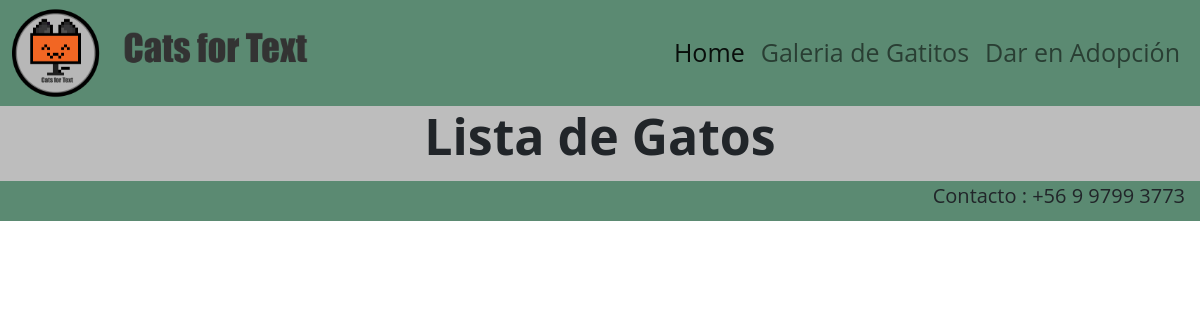
The page /listar_cats on the database as committed earlier.
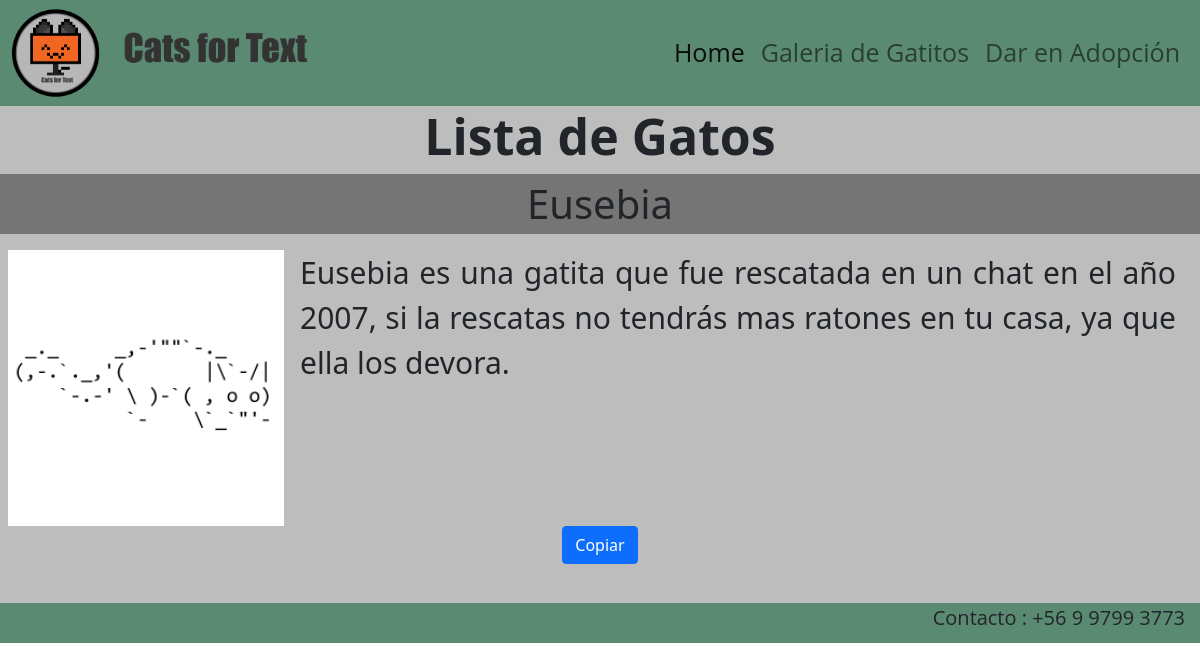
The same page on the database as committed later.
### Registro/models.py (models this page shows, shortened)
class Cats(models.Model):
        name_cat = models.CharField(max_length=30)
        ascii_cat = models.TextField()
        desc_cat = models.CharField(max_length=200)
        imagen_cat = models.ImageField(upload_to="cats", null=True)

### Registro/views.py (the view)
# urls.py: path('listar_cats', views.listar_cats, name="listar_cats"),
def listar_cats(request):
    cats = Cats.objects.all()
    return render(request, "cats/listar_cats.html", {'cats': cats})

### Registro/templates/cats/listar_cats.html (shortened to what this page needs)
{% extends 'cats/base.html' %}
{% load static %}
{% block css %}
<link rel="stylesheet" href="{% static 'cats/css/listar_cats.css' %}">
{% endblock %}
{% block contenido %}
    <h2>Lista de Gatos</h2>
    {% for c in cats %}
        <div class="item">
          <div class="d1">
              <p class="name">{{ c.name_cat }}</p>
          </div>
          <div class="row">
            <div class="col-lg-3" name="imagen">
                <img src="media/{{c.imagen_cat}}" class="cats" alt="cat">
            </div>
            <div class="col-lg-9">
                <p class="desc">{{ c.desc_cat }}</p>
            </div>
          </div>
          <div class="d3">
            <button class="btn btn-primary copy-btn" data-id={{c.id}}>Copiar</button>
          </div>
        </div>
        <br>
    {% endfor %}
{% endblock %}

Rows that differ between the two databases and show on the page:
added Cats: name_cat "Eusebia", imagen_cat (picture), desc_cat "Eusebia es una gatita que fue rescatada en un chat en el año 2007, si la rescatas no tendrás mas ratones en tu casa, ya que ella los devora."
